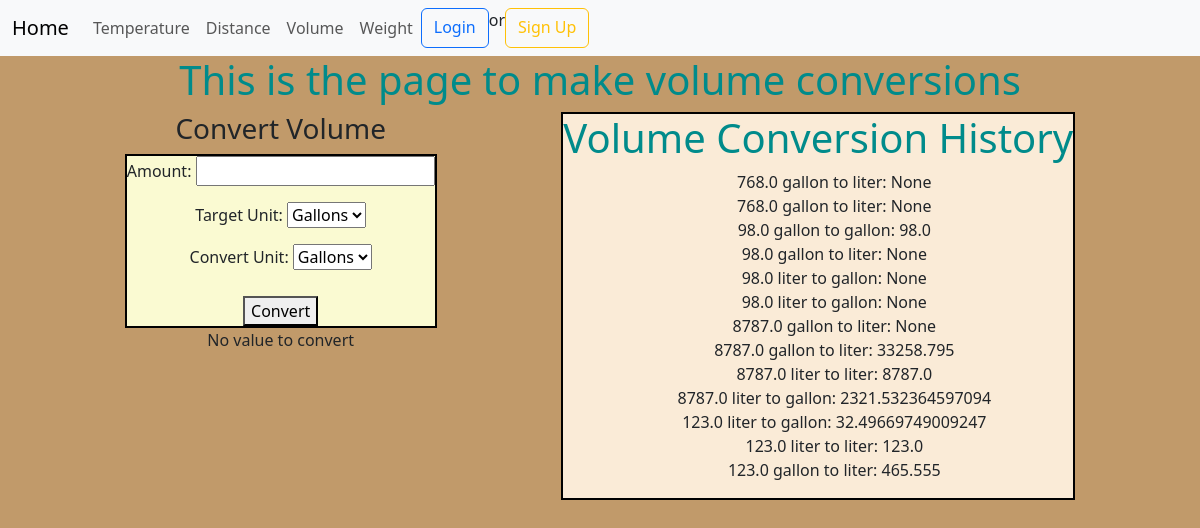
Before: /volume/ with the older database file.
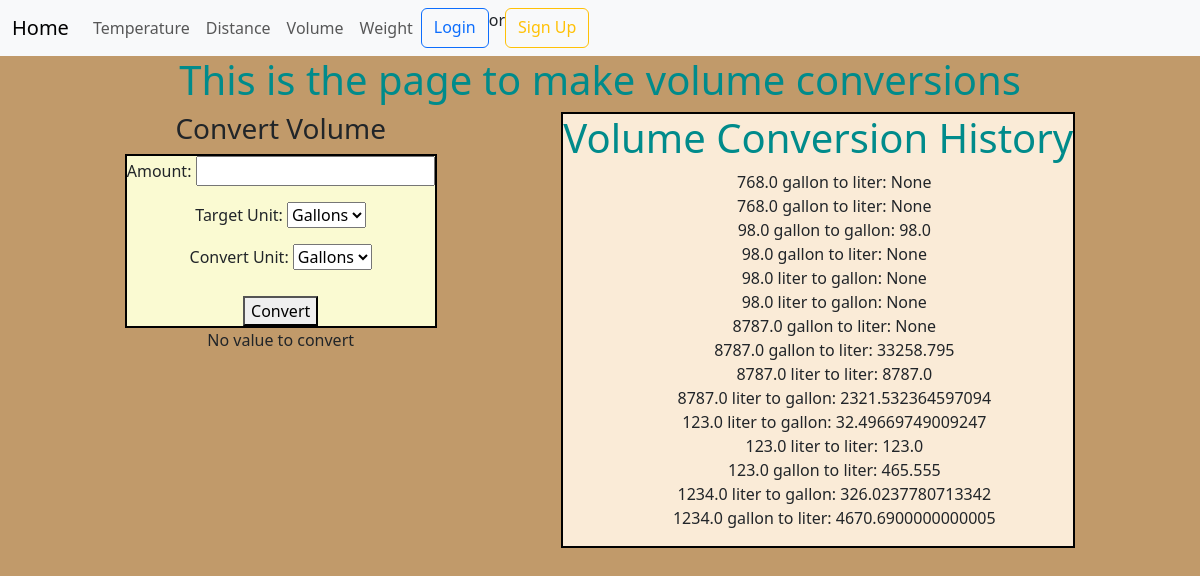
After: the same page with the newer database file.
### pages/models.py (models this page shows, shortened)
class ConversionHistory(models.Model):
    category = models.CharField(max_length=50)
    targetUnit = models.CharField(max_length=50)
    convertUnit = models.CharField(max_length=50)
    amount = models.FloatField()
    result = models.FloatField(null=True, blank=True)
    created_at = models.DateTimeField(null=True, auto_now_add=True)

### pages/views.py (the view)
# urls.py: path('volume/', views.volume_view, name="volume"),
def volume_view(request):
    form = VolumeConversionForm()
    converted_value = None
    category = "volume"
    if request.method == 'POST':
        form = VolumeConversionForm(request.POST)
        if form.is_valid():
            print("form is valid") #check if code works
            amount = form.cleaned_data['amount']
            targetUnit = form.cleaned_data['targetUnit']
            convertUnit = form.cleaned_data['convertUnit']
            print(f"Amount: {amount}, Target Unit: {targetUnit}, Convert Unit: {convertUnit}, Category: {category}")
            converted_value = perform_volume_conversion(amount, targetUnit, convertUnit)
            conversion_record = ConversionHistory(
                amount = amount,
                targetUnit = targetUnit,
                convertUnit = convertUnit,
                category = category,
                result = converted_value
            )
            conversion_record.save()
    else:
        print(form.errors) # log error
        form = VolumeConversionForm()
    form.fields['category'].initial = category
    history = ConversionHistory.objects.filter(category='volume') #get conversion history
    return render(request, 'pages/volume.html', {'form': form, 'history': history, 'converted_value':converted_value})

### pages/forms.py
class VolumeConversionForm(forms.Form):
    model = ConversionHistory
    amount = forms.FloatField(label='Amount', min_value=0)
    targetUnit = forms.ChoiceField(
        label='Target Unit',
        choices=[
            ('gallon', 'Gallons'),
            ('liter', 'Liters'),
        ])
    convertUnit = forms.ChoiceField(
        label='Convert Unit',
        choices=[
            ('gallon', 'Gallons'),
            ('liter', 'Liters'),
        ])
    category = forms.CharField(widget=forms.HiddenInput())
    fields = ['targetUnit','amount','convertUnit','category','result']

### templates/pages/volume.html (shortened to what this page needs)
{% extends 'base.html' %}
{% load static %}
{% block css %}
    <link rel="stylesheet" href="{% static 'css/base.css' %}">
{% endblock css %}
{% block content %}
<h1>This is the page to make volume conversions</h1>
<section class="app-container">
<div class="conversion-form">
<h3>Convert Volume</h3>
<fieldset style="background-color: lightgoldenrodyellow;">
<form method="POST" action="{% url 'volume' %}">
{{ form.as_p }}
<button type="submit">Convert</button><label>
</form>
</fieldset>
{% if converted_value is not None %}
<h2>Conversion Result:</h2>
<p>The converted value is: <strong>{{ converted_value }}</strong></p>
{% else %}
<p>No value to convert</p>
{% endif %}
</div>
<div id="history">
<h1>Volume Conversion History</h1>
<ul>
    {% for conversion in history %}
    <li>{{ conversion.amount }} {{ conversion.targetUnit }} to {{ conversion.convertUnit }}: {{ conversion.result }}</li>
    {% empty %}
    <li>No conversion history available.</li>
    {% endfor %}
</ul>
</div>
</section>
{% endblock content %}

Changed rows visible on the page:
added ConversionHistory: amount "1234.0", targetUnit "liter", convertUnit "gallon", result "326.0237780713342"
added ConversionHistory: amount "1234.0", targetUnit "gallon", convertUnit "liter", result "4670.6900000000005"
